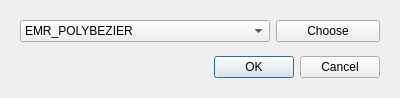
<?xml version="1.0" encoding="UTF-8"?>
<ui version="4.0">
 <class>CRecordCreator</class>
 <widget class="QDialog" name="CRecordCreator">
  <property name="geometry">
   <rect>
    <x>0</x>
    <y>0</y>
    <width>400</width>
    <height>98</height>
   </rect>
  </property>
  <property name="windowTitle">
   <string>Dialog</string>
  </property>
  <layout class="QVBoxLayout" name="verticalLayout">
   <item>
    <widget class="QWidget" name="CentralWidget" native="true">
     <layout class="QVBoxLayout" name="mainLayout">
      <property name="sizeConstraint">
       <enum>QLayout::SetMaximumSize</enum>
      </property>
      <item>
       <layout class="QHBoxLayout" name="chooseLayout">
        <item>
         <widget class="QComboBox" name="recordsBox">
          <property name="minimumSize">
           <size>
            <width>250</width>
            <height>0</height>
           </size>
          </property>
          <property name="layoutDirection">
           <enum>Qt::LeftToRight</enum>
          </property>
          <item>
           <property name="text">
            <string>EMR_POLYBEZIER</string>
           </property>
          </item>
          <item>
           <property name="text">
            <string>EMR_POLYGON</string>
           </property>
          </item>
          <item>
           <property name="text">
            <string>EMR_POLYLINE</string>
           </property>
          </item>
          <item>
           <property name="text">
            <string>EMR_POLYBEZIERTO</string>
           </property>
          </item>
          <item>
           <property name="text">
            <string>EMR_POLYLINETO</string>
           </property>
          </item>
          <item>
           <property name="text">
            <string>EMR_POLYPOLYLINE</string>
           </property>
          </item>
          <item>
           <property name="text">
            <string>EMR_POLYPOLYGON</string>
           </property>
          </item>
          <item>
           <property name="text">
            <string>EMR_SETWINDOWEXTEX</string>
           </property>
          </item>
          <item>
           <property name="text">
            <string>EMR_SETWINDOWORGEX</string>
           </property>
          </item>
          <item>
           <property name="text">
            <string>EMR_SETVIEWPORTEXTEX</string>
           </property>
          </item>
          <item>
           <property name="text">
            <string>EMR_SETVIEWPORTORGEX</string>
           </property>
          </item>
          <item>
           <property name="text">
            <string>EMR_SETBRUSHORGEX</string>
           </property>
          </item>
          <item>
           <property name="text">
            <string>EMR_SETPIXELV</string>
           </property>
          </item>
          <item>
           <property name="text">
            <string>EMR_SETMAPPERFLAGS</string>
           </property>
          </item>
          <item>
           <property name="text">
            <string>EMR_SETMAPMODE</string>
           </property>
          </item>
          <item>
           <property name="text">
            <string>EMR_SETBKMODE</string>
           </property>
          </item>
          <item>
           <property name="text">
            <string>EMR_SETPOLYFILLMODE</string>
           </property>
          </item>
          <item>
           <property name="text">
            <string>EMR_SETROP2</string>
           </property>
          </item>
          <item>
           <property name="text">
            <string>EMR_SETSTRETCHBLTMODE</string>
           </property>
          </item>
          <item>
           <property name="text">
            <string>EMR_SETTEXTALIGN</string>
           </property>
          </item>
          <item>
           <property name="text">
            <string>EMR_SETCOLORADJUSTMENT</string>
           </property>
          </item>
          <item>
           <property name="text">
            <string>EMR_SETTEXTCOLOR</string>
           </property>
          </item>
          <item>
           <property name="text">
            <string>EMR_SETBKCOLOR</string>
           </property>
          </item>
          <item>
           <property name="text">
            <string>EMR_OFFSETCLIPRGN</string>
           </property>
          </item>
          <item>
           <property name="text">
            <string>EMR_MOVETOEX</string>
           </property>
          </item>
          <item>
           <property name="text">
            <string>EMR_SETMETARGN</string>
           </property>
          </item>
          <item>
           <property name="text">
            <string>EMR_EXCLUDECLIPRECT</string>
           </property>
          </item>
          <item>
           <property name="text">
            <string>EMR_INTERSECTCLIPRECT</string>
           </property>
          </item>
          <item>
           <property name="text">
            <string>EMR_SCALEVIEWPORTEXTEX</string>
           </property>
          </item>
          <item>
           <property name="text">
            <string>EMR_SCALEWINDOWEXTEX</string>
           </property>
          </item>
          <item>
           <property name="text">
            <string>EMR_SAVEDC</string>
           </property>
          </item>
          <item>
           <property name="text">
            <string>EMR_RESTOREDC</string>
           </property>
          </item>
          <item>
           <property name="text">
            <string>EMR_SETWORLDTRANSFORM</string>
           </property>
          </item>
          <item>
           <property name="text">
            <string>EMR_MODIFYWORLDTRANSFORM</string>
           </property>
          </item>
          <item>
           <property name="text">
            <string>EMR_SELECTOBJECT</string>
           </property>
          </item>
          <item>
           <property name="text">
            <string>EMR_CREATEPEN</string>
           </property>
          </item>
          <item>
           <property name="text">
            <string>EMR_CREATEBRUSHINDIRECT</string>
           </property>
          </item>
          <item>
           <property name="text">
            <string>EMR_DELETEOBJECT</string>
           </property>
          </item>
          <item>
           <property name="text">
            <string>EMR_ANGLEARC</string>
           </property>
          </item>
          <item>
           <property name="text">
            <string>EMR_ELLIPSE</string>
           </property>
          </item>
          <item>
           <property name="text">
            <string>EMR_RECTANGLE</string>
           </property>
          </item>
          <item>
           <property name="text">
            <string>EMR_ROUNDRECT</string>
           </property>
          </item>
          <item>
           <property name="text">
            <string>EMR_ARC</string>
           </property>
          </item>
          <item>
           <property name="text">
            <string>EMR_CHORD</string>
           </property>
          </item>
          <item>
           <property name="text">
            <string>EMR_PIE</string>
           </property>
          </item>
          <item>
           <property name="text">
            <string>EMR_SELECTPALETTE</string>
           </property>
          </item>
          <item>
           <property name="text">
            <string>EMR_CREATEPALETTE</string>
           </property>
          </item>
          <item>
           <property name="text">
            <string>EMR_SETPALETTEENTRIES</string>
           </property>
          </item>
          <item>
           <property name="text">
            <string>EMR_RESIZEPALETTE</string>
           </property>
          </item>
          <item>
           <property name="text">
            <string>EMR_REALIZEPALETTE</string>
           </property>
          </item>
          <item>
           <property name="text">
            <string>EMR_EXTFLOODFILL</string>
           </property>
          </item>
          <item>
           <property name="text">
            <string>EMR_LINETO</string>
           </property>
          </item>
          <item>
           <property name="text">
            <string>EMR_ARCTO</string>
           </property>
          </item>
          <item>
           <property name="text">
            <string>EMR_POLYDRAW</string>
           </property>
          </item>
          <item>
           <property name="text">
            <string>EMR_SETARCDIRECTION</string>
           </property>
          </item>
          <item>
           <property name="text">
            <string>EMR_SETMITERLIMIT</string>
           </property>
          </item>
          <item>
           <property name="text">
            <string>EMR_BEGINPATH</string>
           </property>
          </item>
          <item>
           <property name="text">
            <string>EMR_ENDPATH</string>
           </property>
          </item>
          <item>
           <property name="text">
            <string>EMR_CLOSEFIGURE</string>
           </property>
          </item>
          <item>
           <property name="text">
            <string>EMR_FILLPATH</string>
           </property>
          </item>
          <item>
           <property name="text">
            <string>EMR_STROKEANDFILLPATH</string>
           </property>
          </item>
          <item>
           <property name="text">
            <string>EMR_STROKEPATH</string>
           </property>
          </item>
          <item>
           <property name="text">
            <string>EMR_FLATTENPATH</string>
           </property>
          </item>
          <item>
           <property name="text">
            <string>EMR_WIDENPATH</string>
           </property>
          </item>
          <item>
           <property name="text">
            <string>EMR_SELECTCLIPPATH</string>
           </property>
          </item>
          <item>
           <property name="text">
            <string>EMR_ABORTPATH</string>
           </property>
          </item>
          <item>
           <property name="text">
            <string>EMR_FILLRGN</string>
           </property>
          </item>
          <item>
           <property name="text">
            <string>EMR_FRAMERGN</string>
           </property>
          </item>
          <item>
           <property name="text">
            <string>EMR_INVERTRGN</string>
           </property>
          </item>
          <item>
           <property name="text">
            <string>EMR_PAINTRGN</string>
           </property>
          </item>
          <item>
           <property name="text">
            <string>EMR_EXTSELECTCLIPRGN</string>
           </property>
          </item>
          <item>
           <property name="text">
            <string>EMR_BITBLT</string>
           </property>
          </item>
          <item>
           <property name="text">
            <string>EMR_STRETCHBLT</string>
           </property>
          </item>
          <item>
           <property name="text">
            <string>EMR_MASKBLT</string>
           </property>
          </item>
          <item>
           <property name="text">
            <string>EMR_PLGBLT</string>
           </property>
          </item>
          <item>
           <property name="text">
            <string>EMR_SETDIBITSTODEVICE</string>
           </property>
          </item>
          <item>
           <property name="text">
            <string>EMR_STRETCHDIBITS</string>
           </property>
          </item>
          <item>
           <property name="text">
            <string>EMR_EXTCREATEFONTINDIRECTW</string>
           </property>
          </item>
          <item>
           <property name="text">
            <string>EMR_EXTTEXTOUTA</string>
           </property>
          </item>
          <item>
           <property name="text">
            <string>EMR_EXTTEXTOUTW</string>
           </property>
          </item>
          <item>
           <property name="text">
            <string>EMR_POLYBEZIER16</string>
           </property>
          </item>
          <item>
           <property name="text">
            <string>EMR_POLYGON16</string>
           </property>
          </item>
          <item>
           <property name="text">
            <string>EMR_POLYLINE16</string>
           </property>
          </item>
          <item>
           <property name="text">
            <string>EMR_POLYBEZIERTO16</string>
           </property>
          </item>
          <item>
           <property name="text">
            <string>EMR_POLYLINETO16</string>
           </property>
          </item>
          <item>
           <property name="text">
            <string>EMR_POLYPOLYLINE16</string>
           </property>
          </item>
          <item>
           <property name="text">
            <string>EMR_POLYPOLYGON16</string>
           </property>
          </item>
          <item>
           <property name="text">
            <string>EMR_POLYDRAW16</string>
           </property>
          </item>
          <item>
           <property name="text">
            <string>EMR_CREATEMONOBRUSH</string>
           </property>
          </item>
          <item>
           <property name="text">
            <string>EMR_CREATEDIBPATTERNBRUSHPT</string>
           </property>
          </item>
          <item>
           <property name="text">
            <string>EMR_EXTCREATEPEN</string>
           </property>
          </item>
          <item>
           <property name="text">
            <string>EMR_POLYTEXTOUTA</string>
           </property>
          </item>
          <item>
           <property name="text">
            <string>EMR_POLYTEXTOUTW</string>
           </property>
          </item>
          <item>
           <property name="text">
            <string>EMR_SETICMMODE</string>
           </property>
          </item>
          <item>
           <property name="text">
            <string>EMR_CREATECOLORSPACE</string>
           </property>
          </item>
          <item>
           <property name="text">
            <string>EMR_SETCOLORSPACE</string>
           </property>
          </item>
          <item>
           <property name="text">
            <string>EMR_DELETECOLORSPACE</string>
           </property>
          </item>
          <item>
           <property name="text">
            <string>EMR_GLSRECORD</string>
           </property>
          </item>
          <item>
           <property name="text">
            <string>EMR_GLSBOUNDEDRECORD</string>
           </property>
          </item>
          <item>
           <property name="text">
            <string>EMR_PIXELFORMAT</string>
           </property>
          </item>
          <item>
           <property name="text">
            <string>EMR_DRAWESCAPE </string>
           </property>
          </item>
          <item>
           <property name="text">
            <string>EMR_EXTESCAPE</string>
           </property>
          </item>
          <item>
           <property name="text">
            <string>EMR_SMALLTEXTOUT</string>
           </property>
          </item>
          <item>
           <property name="text">
            <string>EMR_FORCEUFIMAPPING</string>
           </property>
          </item>
          <item>
           <property name="text">
            <string>EMR_NAMEDESCAPE</string>
           </property>
          </item>
          <item>
           <property name="text">
            <string>EMR_COLORCORRECTPALETTE</string>
           </property>
          </item>
          <item>
           <property name="text">
            <string>EMR_SETICMPROFILEA</string>
           </property>
          </item>
          <item>
           <property name="text">
            <string>EMR_SETICMPROFILEW</string>
           </property>
          </item>
          <item>
           <property name="text">
            <string>EMR_ALPHABLEND</string>
           </property>
          </item>
          <item>
           <property name="text">
            <string>EMR_SETLAYOUT</string>
           </property>
          </item>
          <item>
           <property name="text">
            <string>EMR_TRANSPARENTBLT</string>
           </property>
          </item>
          <item>
           <property name="text">
            <string>EMR_GRADIENTFILL</string>
           </property>
          </item>
          <item>
           <property name="text">
            <string>EMR_SETLINKEDUFIS</string>
           </property>
          </item>
          <item>
           <property name="text">
            <string>EMR_SETTEXTJUSTIFICATION</string>
           </property>
          </item>
          <item>
           <property name="text">
            <string>EMR_COLORMATCHTOTARGETW</string>
           </property>
          </item>
          <item>
           <property name="text">
            <string>EMR_CREATECOLORSPACEW</string>
           </property>
          </item>
         </widget>
        </item>
        <item>
         <widget class="QPushButton" name="selectButton">
          <property name="text">
           <string>Choose</string>
          </property>
         </widget>
        </item>
       </layout>
      </item>
      <item>
       <layout class="QVBoxLayout" name="dataLayout">
        <property name="sizeConstraint">
         <enum>QLayout::SetMaximumSize</enum>
        </property>
       </layout>
      </item>
      <item alignment="Qt::AlignBottom">
       <widget class="QDialogButtonBox" name="buttonBox">
        <property name="layoutDirection">
         <enum>Qt::LeftToRight</enum>
        </property>
        <property name="orientation">
         <enum>Qt::Horizontal</enum>
        </property>
        <property name="standardButtons">
         <set>QDialogButtonBox::Cancel|QDialogButtonBox::Ok</set>
        </property>
        <property name="centerButtons">
         <bool>false</bool>
        </property>
       </widget>
      </item>
     </layout>
    </widget>
   </item>
  </layout>
 </widget>
 <resources/>
 <connections/>
</ui>
